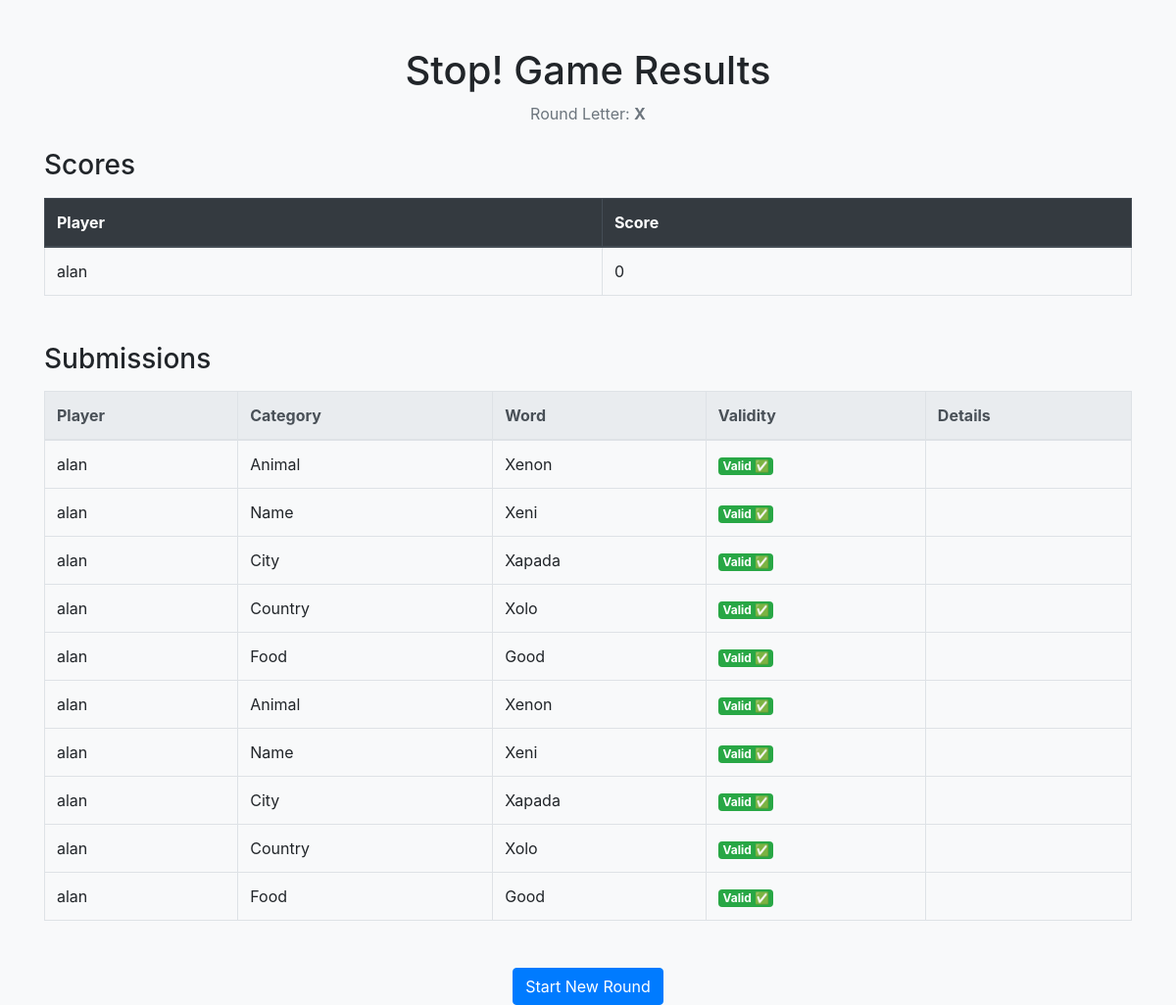
The page /game/results/1/ (signed in) on the database its author committed.
### game/models.py (models this page shows, shortened)
class Round(models.Model):
    letter = models.CharField(max_length=1)
    created_at = models.DateTimeField(auto_now_add=True)
    is_active = models.BooleanField(default=True)

class Submission(models.Model):
    player = models.ForeignKey(Player, on_delete=models.CASCADE)
    round = models.ForeignKey(Round, on_delete=models.CASCADE)
    category = models.ForeignKey(Category, on_delete=models.CASCADE)
    word = models.CharField(max_length=100)
    is_valid = models.BooleanField(default=True)
    validation_message = models.CharField(max_length=255, blank=True)

class Player(models.Model):
    user = models.OneToOneField(User, on_delete=models.CASCADE)
    score = models.PositiveIntegerField(default=0)
    def __str__(self):
        return self.user.username

class Category(models.Model):
    name = models.CharField(max_length=100)
    class Meta:
        verbose_name_plural = "Categories"

### game/views.py (the view)
# urls.py: path('results/<int:round_id>/', views.show_results, name='results'),
@login_required
def show_results(request, round_id):
    round_obj = Round.objects.get(id=round_id)
    submissions = Submission.objects.filter(round=round_obj).select_related('player', 'category')
    players = Player.objects.all()
    scores = {}
    for player in players:
        player_score = 0
        for category in Category.objects.all():
            player_words = submissions.filter(player=player, category=category)
            if player_words.exists():
                word = player_words.first().word
                if submissions.filter(category=category, word=word, is_valid=True).count() == 1:
                    player_score += 10
        scores[player.user.username] = player_score
        player.score += player_score
        player.save()
    return render(request, 'game/results.html', {
        'round': round_obj,
        'scores': scores,
        'submissions': submissions,
    })

### game/templates/game/results.html (shortened to what this page needs)
{% load static %}
<!DOCTYPE html>
<html lang="en">
<head>
    <link rel="stylesheet" href="https://stackpath.bootstrapcdn.com/bootstrap/4.5.2/css/bootstrap.min.css">
</head>
<body class="bg-light">
    <div class="container mt-5">
        <h1 class="text-center">Stop! Game Results</h1>
        <p class="text-center text-muted">Round Letter: <strong>{{ round.letter }}</strong></p>
        <div class="mt-4">
            <h3>Scores</h3>
            <table class="table table-bordered table-hover mt-3">
                <thead class="thead-dark">
                    <tr>
                        <th>Player</th>
                        <th>Score</th>
                    </tr>
                </thead>
                <tbody>
                    {% for player, score in scores.items %}
                        <tr>
                            <td>{{ player }}</td>
                            <td>{{ score }}</td>
                        </tr>
                    {% endfor %}
                </tbody>
            </table>
        </div>
        <div class="mt-5">
            <h3>Submissions</h3>
            <table class="table table-bordered table-hover mt-3">
                <thead class="thead-light">
                    <tr>
                        <th>Player</th>
                        <th>Category</th>
                        <th>Word</th>
                        <th>Validity</th>
                        <th>Details</th>
                    </tr>
                </thead>
                <tbody>
                    {% for submission in submissions %}
                        <tr>
                            <td>{{ submission.player }}</td>
                            <td>{{ submission.category.name }}</td>
                            <td>{{ submission.word }}</td>
                            <td>
                                {% if submission.is_valid %}
                                    <span class="badge badge-success">Valid ✅</span>
                                {% else %}
                                    <span class="badge badge-danger">Invalid ❌</span>
                                {% endif %}
                            </td>
                            <td>
                            </td>
                        </tr>
                    {% endfor %}
                </tbody>
            </table>
        </div>
        <div class="text-center mt-5">
            <a href="{% url 'game:start' %}" class="btn btn-primary">Start New Round</a>
        </div>
    </div>
</body>
</html>

### rows shown on the page
Round: letter "X"
Submission: player "alan", category.name "Animal", word "Xenon", is_valid "Valid ✅"
Submission: player "alan", category.name "Name", word "Xeni", is_valid "Valid ✅"
Submission: player "alan", category.name "City", word "Xapada", is_valid "Valid ✅"
Submission: player "alan", category.name "Country", word "Xolo", is_valid "Valid ✅"
Submission: player "alan", category.name "Food", word "Good", is_valid "Valid ✅"
Submission: player "alan", category.name "Animal", word "Xenon", is_valid "Valid ✅"
Submission: player "alan", category.name "Name", word "Xeni", is_valid "Valid ✅"
Submission: player "alan", category.name "City", word "Xapada", is_valid "Valid ✅"
Submission: player "alan", category.name "Country", word "Xolo", is_valid "Valid ✅"
Submission: player "alan", category.name "Food", word "Good", is_valid "Valid ✅"

### other values the page prints
{{ player }} "alan"
{{ score }} "0"
